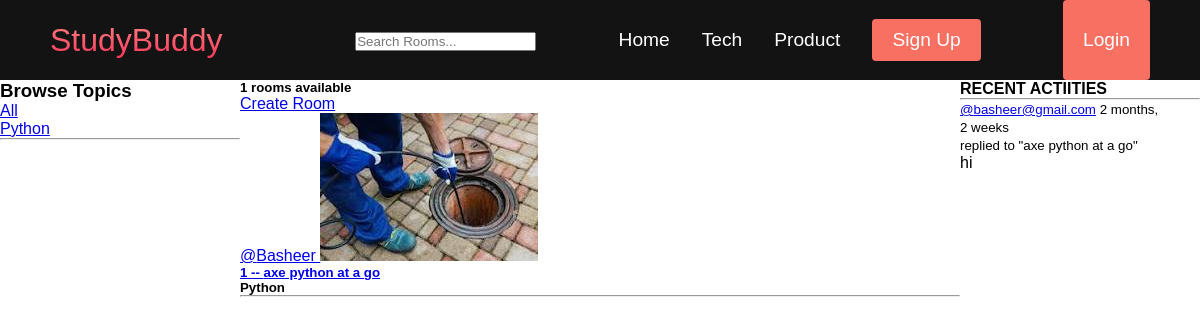
The page / on the database its author committed.
### base/models.py (models this page shows, shortened)
class Topic(models.Model):
    name = models.CharField(max_length=200)

class Room(models.Model):
    host = models.ForeignKey(User, on_delete=models.SET_NULL, null=True)
    topic = models.ForeignKey(Topic, on_delete=models.SET_NULL, null=True)
    name = models.CharField(max_length=200)
    description = models.TextField(null=True, blank=True)
    participants = models.ManyToManyField(User, related_name='participants',
    blank=True)
    update = models.DateTimeField(auto_now=True)
    created = models.DateTimeField(auto_now_add=True)
    class Meta:
        ordering = ['-update', '-created']
    def __str__(self):
        return self.name

class User(AbstractUser):
    name = models.CharField(max_length=200,  null=True)
    email = models.EmailField(unique=True, null=True)
    bio = models.TextField(null=True)
    avater = models.ImageField(null=True, default='')
    USERNAME_FIELD = 'email'
    REQUIRED_FIELDS = []

class Message(models.Model):
    user = models.ForeignKey(User, on_delete=models.CASCADE)
    room = models.ForeignKey(Room, on_delete=models.CASCADE)
    body = models.TextField()
    update = models.DateTimeField(auto_now=True)
    created = models.DateTimeField(auto_now_add=True)
    class Meta:
        ordering = ['-update', '-created']
    def __str__(self):
        return self.body[0:50]

### base/views.py (the view)
# urls.py: path('', views.home, name='home'),
def home(request):
    q = request.GET.get('q') if request.GET.get('q') != None else ''
    rooms = Room.objects.filter(
        Q(topic__name__icontains=q) |
        Q(name__icontains=q) |
        Q(description__icontains=q)
        )
    room_count = rooms.count()
    topics = Topic.objects.all()
    room_messages = Message.objects.filter(room__topic__name__icontains=q)
    context = {
        'rooms':rooms,
        'topics':topics,
        'room_count':room_count,
        'room_messages': room_messages
    }
    return render(request, 'home.html', context)

### base/templates/home.html (shortened to what this page needs)
{% extends 'main.html' %}
{% block content %}
<div class="home-container">
    <div>
        {% include 'topics_component.html' %}
    </div>
    <div>
        <h5>{{room_count}} rooms available</h5>
        <a href="{% url 'create_room' %}">Create Room</a>
        {% include 'feed_component.html' %}
    </div>
    <div>
        {% include 'activity_component.html'%}
    </div>
</div>
{% endblock %}

### base/templates/topics_component.html
<h3>Browse Topics</h3>
<div>
    <a href="{% url 'home' %}">All</a>
</div>
{% for topic in topics %}
    <div>
        <a href="{% url 'home' %}?q={{topic.name}}">{{topic.name}}</a>
    </div>
{% endfor %}
<hr>

### base/templates/feed_component.html (shortened to what this page needs)
<div>
    {% for room in rooms %}
        <div>
            <a href="{% url 'profile' room.host.id %}">@{{room.host.username}}
                <img src="{{room.host.avater.url}}"
            </a>
            <h5>{{room.id}} -- <a href="{% url 'room' room.id %}">{{room.name}}</a></h5>
            <h5>{{room.topic.name}}</h5>
            <hr>
        </div>
    {% endfor %}
</div>

### base/templates/activity_component.html (shortened to what this page needs)
<h4>RECENT ACTIITIES</h4>
<hr>
{% for room_message in room_messages %}
    <div>
        <small><a href="{% url 'profile' room_message.user.id %}">@{{ room_message.user }}</a> {{room_message.created|timesince}}</small><br>
        <small>replied to "{{room_message.room}}"</small>
        <p>{{room_message}}</p>
        </div>
{% endfor%}

### static/styles/main.css (style rules this page uses)
* { box-sizing: border-box; margin: 0; padding: 0; font-family: 'kumbh Sans', sans-serif; }

### templates/main.html (style rules this page uses)
.home-container { display: grid; grid-template-columns: 1fr 3fr; }

### base/templates/home.html (style rules this page uses)
.home-container { display: grid; grid-template-columns: 1fr 3fr 1fr; }

### rows shown on the page
Topic: name "Python"
Room: host.username "Basheer", host.avater (picture), id "1", name "axe python at a go", topic.name "Python"
Message: user "basheer@gmail.com", created "2 months, 2 weeks", room "axe python at a go", body "hi"

### other values the page prints
{{ room_count }} "1"
